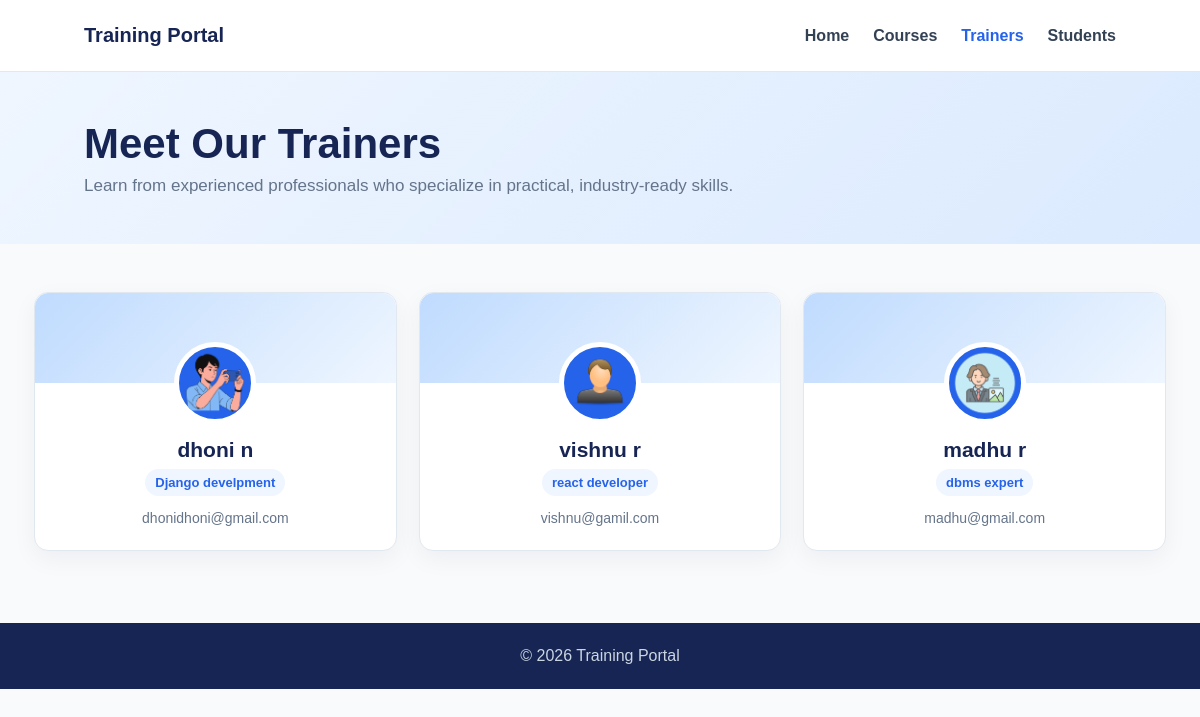
/academy/trainer/, run on the app's committed database.
### academy/models.py (models this page shows, shortened)
class Trainer(models.Model):
    first_name=models.CharField(max_length=100)
    last_name=models.CharField(max_length=100)
    email=models.EmailField(unique=True)
    expertise=models.CharField(max_length=100)
    image=models.ImageField(upload_to='trainers/',blank=True,null=True)
    def full_name(self):
            return f"{self.first_name} {self.last_name}"

### academy/views.py (the view)
# urls.py: path('trainer/',views.trainer,name='trainer'),
def trainer(request):
    trainers=Trainer.objects.all()
    context={
        'trainers':trainers
    }
    return render(request,'trainers.html',context)

### templates/trainers.html (shortened to what this page needs)
<!DOCTYPE html>
{% load static %}
<html lang="en">
<head>
    <link rel="stylesheet" href="{% static 'css/trainers.css' %}">
</head>
<body>
    <nav class="navbar" aria-label="Main navigation">
        <a class="brand" href="{% url 'home' %}">Training Portal</a>
        <div class="nav-links">
            <a href="{% url 'home' %}">Home</a>
            <a href="{% url 'course' %}">Courses</a>
            <a class="active" href="{% url 'trainer' %}">Trainers</a>
            <a href="{% url 'student' %}">Students</a>
        </div>
    </nav>
    <header class="page-header">
        <h1>Meet Our Trainers</h1>
        <p>Learn from experienced professionals who specialize in practical, industry-ready skills.</p>
    </header>
    <main class="container">
        <div class="trainer-grid">
            {% for t in trainers %}
            <article class="trainer-card">
                <div class="trainer-top"></div>
                <div class="avatar">
                    {% if t.image %}
                    <img src="{{ t.image.url }}" alt="{{ t.full_name }}">
                    {% else %}
                    {{ t.first_name|first|upper }}
                    {% endif %}
                </div>
                <div class="trainer-body">
                    <h2>{{ t.full_name }}</h2>
                    <div class="expertise">{{ t.expertise }}</div>
                    <a class="email" href="mailto:{{ t.email }}">{{ t.email }}</a>
                </div>
            </article>
            {% empty %}
            <div class="empty">No trainers are registered yet.</div>
            {% endfor %}
        </div>
    </main>
    <footer>&copy; {% now "Y" %} Training Portal</footer>
</body>
</html>

### static/css/trainers.css (style rules this page uses)
:root { --navy:#172554; --blue:#2563eb; --muted:#64748b; --border:#e2e8f0; --light:#eff6ff; --white:#fff; }
* { box-sizing:border-box; }
body { margin:0; font-family:Arial, Helvetica, sans-serif; color:#1e293b; background:#f8fafc; }
.navbar { height:72px; display:flex; align-items:center; justify-content:space-between; padding:0 7%; background:var(--white); border-bottom:1px solid var(--border); }
.brand { color:var(--navy); font-size:20px; font-weight:700; text-decoration:none; }
.nav-links { display:flex; gap:24px; }
.nav-links a { color:#334155; font-weight:600; text-decoration:none; }
.nav-links a:hover,.nav-links a.active { color:var(--blue); }
.page-header { padding:48px 7%; background:linear-gradient(135deg,#eff6ff,#dbeafe); }
.page-header h1 { margin:0 0 8px; color:var(--navy); font-size:42px; }
.page-header p { margin:0; color:var(--muted); font-size:17px; }
.container { max-width:1180px; margin:0 auto; padding:48px 24px 72px; }
.trainer-grid { display:grid; grid-template-columns:repeat(3,1fr); gap:22px; }
.trainer-card { background:var(--white); border:1px solid var(--border); border-radius:14px; box-shadow:0 8px 24px rgba(15,23,42,.05); text-align:center; }
.trainer-top { height:90px; border-radius:14px 14px 0 0; background:linear-gradient(135deg,#bfdbfe,#eff6ff); }
.avatar { width:82px; height:82px; display:grid; place-items:center; margin:-41px auto 14px; border:5px solid var(--white); border-radius:50%; color:var(--white); background:var(--blue); font-size:28px; font-weight:700; }
.avatar img { width:72px; height:72px; border-radius:50%; object-fit:cover; }
.trainer-body { padding:0 24px 24px; }
.trainer-card h2 { margin:0 0 7px; color:var(--navy); font-size:21px; }
.expertise { display:inline-block; margin-bottom:14px; padding:6px 10px; border-radius:999px; color:var(--blue); background:var(--light); font-size:13px; font-weight:700; }
.email { display:block; overflow-wrap:anywhere; color:var(--muted); font-size:14px; text-decoration:none; }
footer { padding:24px; color:#cbd5e1; background:var(--navy); text-align:center; }

### data on the page
Trainer: image (picture), full_name "dhoni n", expertise "Django develpment", email "dhonidhoni@gmail.com"
Trainer: image (picture), full_name "vishnu r", expertise "react developer", email "vishnu@gamil.com"
Trainer: image (picture), full_name "madhu r", expertise "dbms expert", email "madhu@gmail.com"
